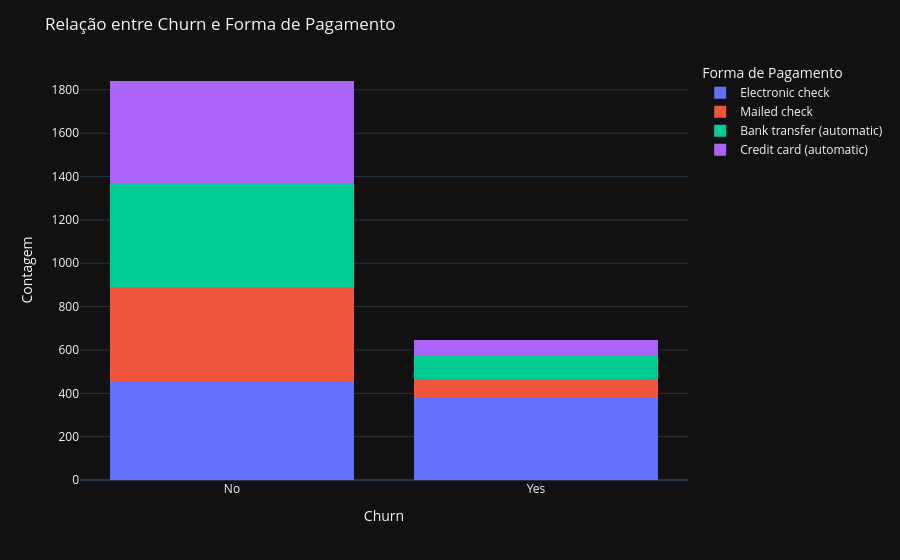

The notebook cell saved with this chart:
### Markdown cell above
Temos menor chance de churn de pessoas que contratam o serviço por um ou dois anos.

### Code cell
fig = px.histogram(df, x='Churn', color='Forma de Pagamento', barmode='stack')

fig.update_layout(title='Relação entre Churn e Forma de Pagamento',
                  xaxis_title='Churn',
                  yaxis_title='Contagem',
                  legend_title='Forma de Pagamento')
fig.show()

### Figure 1 — Plotly figure (JSON) as saved in the notebook; plotly's stock layout.template omitted (floating-point values rounded to 4 significant figures; data arrays with more than 128 entries replaced by an {"elided": "..."} marker saying what was removed)
{"data": [{"bingroup": "x", "hovertemplate": "Forma de Pagamento=Electronic check<br>Churn=%{x}<br>count=%{y}<extra></extra>", "legendgroup": "Electronic check", "marker": {"color": "#636efa", "pattern": {"shape": ""}}, "name": "Electronic check", "orientation": "v", "showlegend": true, "x": {"elided": "830 str values"}, "xaxis": "x", "yaxis": "y", "type": "histogram"}, {"bingroup": "x", "hovertemplate": "Forma de Pagamento=Mailed check<br>Churn=%{x}<br>count=%{y}<extra></extra>", "legendgroup": "Mailed check", "marker": {"color": "#EF553B", "pattern": {"shape": ""}}, "name": "Mailed check", "orientation": "v", "showlegend": true, "x": {"elided": "528 str values"}, "xaxis": "x", "yaxis": "y", "type": "histogram"}, {"bingroup": "x", "hovertemplate": "Forma de Pagamento=Bank transfer (automatic)<br>Churn=%{x}<br>count=%{y}<extra></extra>", "legendgroup": "Bank transfer (automatic)", "marker": {"color": "#00cc96", "pattern": {"shape": ""}}, "name": "Bank transfer (automatic)", "orientation": "v", "showlegend": true, "x": {"elided": "579 str values"}, "xaxis": "x", "yaxis": "y", "type": "histogram"}, {"bingroup": "x", "hovertemplate": "Forma de Pagamento=Credit card (automatic)<br>Churn=%{x}<br>count=%{y}<extra></extra>", "legendgroup": "Credit card (automatic)", "marker": {"color": "#ab63fa", "pattern": {"shape": ""}}, "name": "Credit card (automatic)", "orientation": "v", "showlegend": true, "x": {"elided": "551 str values"}, "xaxis": "x", "yaxis": "y", "type": "histogram"}], "layout": {"xaxis": {"anchor": "y", "domain": [0.0, 1.0], "title": {"text": "Churn"}}, "yaxis": {"anchor": "x", "domain": [0.0, 1.0], "title": {"text": "Contagem"}}, "legend": {"title": {"text": "Forma de Pagamento"}, "tracegroupgap": 0}, "margin": {"t": 60}, "barmode": "stack", "title": {"text": "Relação entre Churn e Forma de Pagamento"}}}
